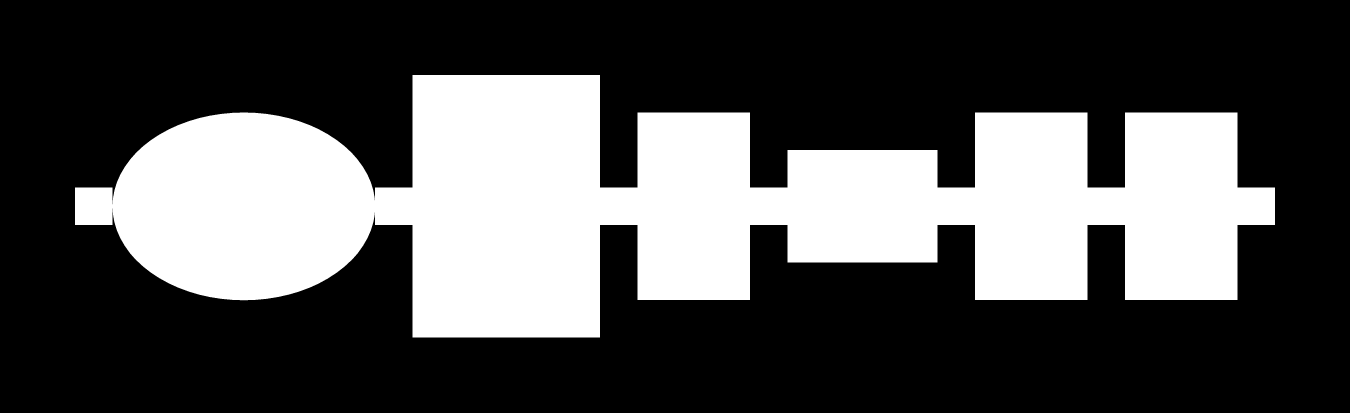
#> input picture WatabouTestModel/watabou_prior_attempts/data/watabou_circular/masks/chapel_of_supremus.png, 5400 x 1650 px (shown at 1/4 size)
$ python -i watabou_transform.py   (imports and definitions only)
#> lines starting #> are read from the running program, lines starting #| are printed output that depends on the picture; after the words box and inside, x2 and y2 are one past the last pixel; in counts of white or black regions, pixels touching at a corner belong together
"""
Reverse-engineer Watabou's coordinate transformation from grid to pixel coordinates.

Strategy:
1. Load the JSON to get room bounds in grid coordinates
2. Use computer vision to detect room regions in the PNG
3. Match rooms based on size ratios and relative positions
4. Solve for the transformation: pixel = grid * scale + offset
"""

import json
import cv2
import numpy as np
from pathlib import Path
from dataclasses import dataclass
from typing import List, Tuple, Optional
import itertools

@dataclass
class GridRoom:
    """Room in grid coordinates from JSON"""
    x: int
    y: int
    w: int
    h: int
    area: int
    is_corridor: bool

    @property
    def center_x(self):
        return self.x + self.w / 2

    @property
    def center_y(self):
        return self.y + self.h / 2

@dataclass
class PixelRegion:
    """Detected region in pixel coordinates"""
    x: int  # left
    y: int  # top
    w: int  # width
    h: int  # height
    area: int
    contour: np.ndarray

    @property
    def center_x(self):
        return self.x + self.w / 2

    @property
    def center_y(self):
        return self.y + self.h / 2


# [114 lines left out: functions load_json_rooms, detect_rooms_contours, detect_rooms_flood_fill, not called in this run]


def detect_rooms_morphology(img_path: str, debug: bool = True) -> List[PixelRegion]:
    """Use morphological operations to find room boundaries"""
#> called with debug = True
    img = cv2.imread(img_path)
#> img is the input picture: shape (1650, 5400, 3); 31.9% white; 1 white region, box (x1, y1, x2, y2) and area: (300, 300, 5100, 1350) 2846420
    gray = cv2.cvtColor(img, cv2.COLOR_BGR2GRAY)
    h, w = gray.shape
#> h = 1650; w = 5400

    # Find dark pixels (walls)
    _, walls = cv2.threshold(gray, 100, 255, cv2.THRESH_BINARY_INV)

    # Dilate walls to close gaps
    kernel = np.ones((5, 5), np.uint8)
    walls_dilated = cv2.dilate(walls, kernel, iterations=2)
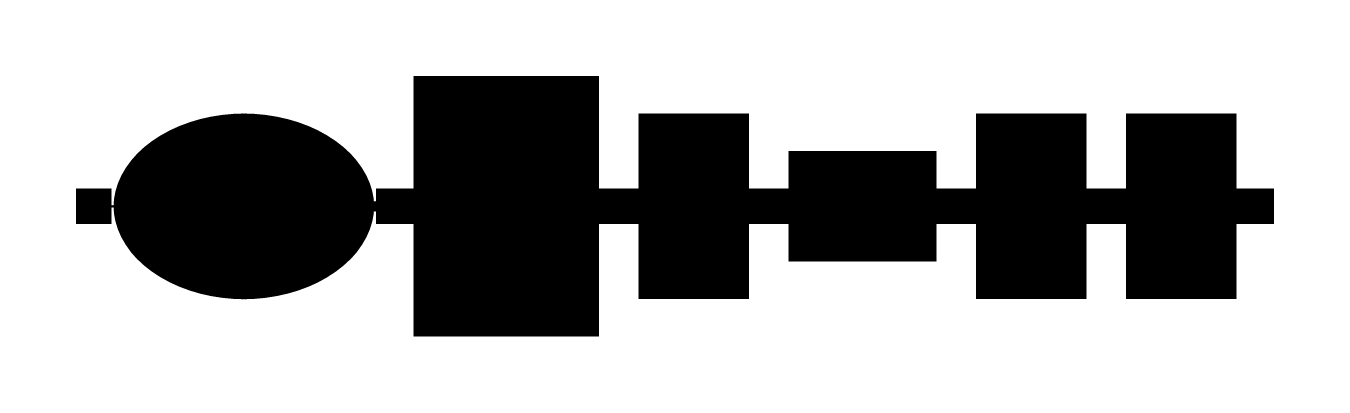
#> walls_dilated: shape (1650, 5400) (shown at 1/4 size); 68.8% white; 1 black region, box (x1, y1, x2, y2) and area: (304, 304, 5096, 1346) 2776204

    # Invert to get floor regions
    floors = cv2.bitwise_not(walls_dilated)

    # Erode to separate connected rooms
    floors_eroded = cv2.erode(floors, kernel, iterations=1)
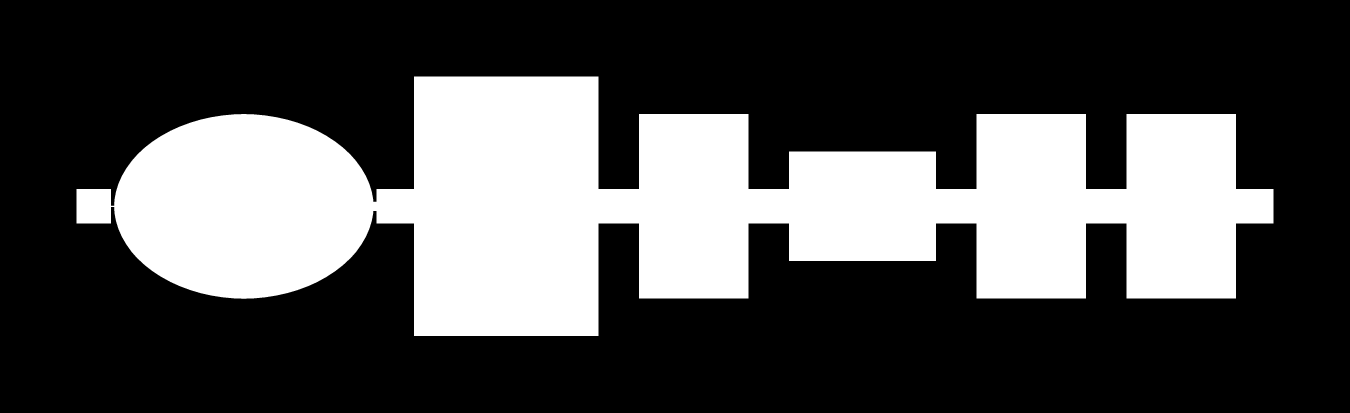
#> floors_eroded: shape (1650, 5400) (shown at 1/4 size); 30.8% white; 1 white region, box (x1, y1, x2, y2) and area: (306, 306, 5094, 1344) 2741144

    if debug:
        cv2.imwrite("debug_walls.png", walls)
        cv2.imwrite("debug_floors.png", floors)
        cv2.imwrite("debug_floors_eroded.png", floors_eroded)

    # Find connected components
    num_labels, labels, stats, centroids = cv2.connectedComponentsWithStats(floors_eroded, connectivity=8)
#> num_labels = 2; stats = [[0, 0, 5400, 1650, 6168856], [306, 306, 4788, 1038, 2741144]]; centroids = [[2726.7, 824.4], [2638.3, 824.6]]

    regions = []
    for i in range(1, num_labels):
        x, y, w_comp, h_comp, area = stats[i]
        if area < 500:
            continue

        mask = (labels == i).astype(np.uint8) * 255
        contours, _ = cv2.findContours(mask, cv2.RETR_EXTERNAL, cv2.CHAIN_APPROX_SIMPLE)

        if contours:
            regions.append(PixelRegion(
                x=x, y=y, w=w_comp, h=h_comp, area=area, contour=contours[0]
            ))
#> this loop made 1 pass
#> after the loop, regions = 1 item

    print(f"Found {len(regions)} regions with morphology method")
#| Found 1 regions with morphology method

    if debug:
        debug_img = img.copy()
        for i, region in enumerate(sorted(regions, key=lambda r: r.area, reverse=True)):
            cv2.rectangle(debug_img, (region.x, region.y),
                         (region.x + region.w, region.y + region.h), (0, 255, 255), 2)
            cv2.putText(debug_img, f"{i}:{region.area}", (region.x + 5, region.y + 20),
                       cv2.FONT_HERSHEY_SIMPLEX, 0.4, (0, 0, 255), 1)
#> this loop made 1 pass
        cv2.imwrite("debug_morph.png", debug_img)
        print("Saved debug_morph.png")

    return regions


# [336 lines left out: functions solve_transformation, solve_transformation_v2, refine_transformation, detect_individual_rooms, analyze_watabou_structure, validate_transformation, not called in this run]


# [19 lines not run here, left out]

>>> result = detect_rooms_morphology('data/watabou_circular/masks/chapel_of_supremus.png')
#> result = 1 item

$ run again, on WatabouTestModel/watabou_prior_attempts/data/watabou_circular/masks/darkwing_house.png
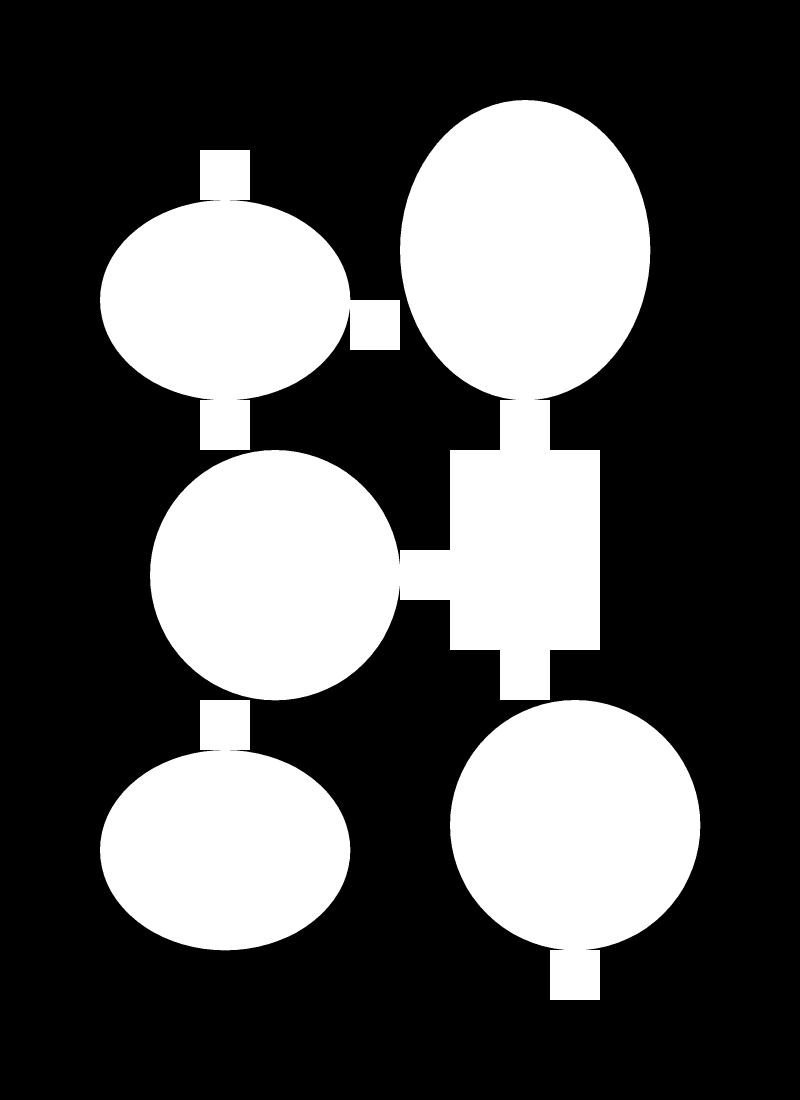
#> input picture WatabouTestModel/watabou_prior_attempts/data/watabou_circular/masks/darkwing_house.png, 2400 x 3300 px (shown at 1/3 size)
#> in detect_rooms_morphology, img is the input picture: shape (3300, 2400, 3); 32.5% white; 4 white regions, box (x1, y1, x2, y2) and area: (450, 300, 1951, 2101) 1310345, (1350, 2100, 2101, 3000) 464712, (300, 450, 1200, 1350) 421430, (300, 2100, 1051, 2851) 376469
#> walls_dilated: shape (3300, 2400); 68.5% white; 4 black regions, box (x1, y1, x2, y2) and area: (454, 304, 1947, 2097) 1274185, (1354, 2104, 2097, 2996) 450904, (304, 454, 1196, 1346) 404518, (304, 2104, 1047, 2847) 363549
#> floors_eroded: shape (3300, 2400); 31% white; 4 white regions, box (x1, y1, x2, y2) and area: (456, 306, 1945, 2095) 1256153, (1356, 2106, 2095, 2994) 444048, (306, 456, 1194, 1344) 396110, (306, 2106, 1045, 2845) 357137
#> in detect_rooms_morphology, `num_labels, labels, stats, centroids = cv2.connectedComponentsWithStat..`:
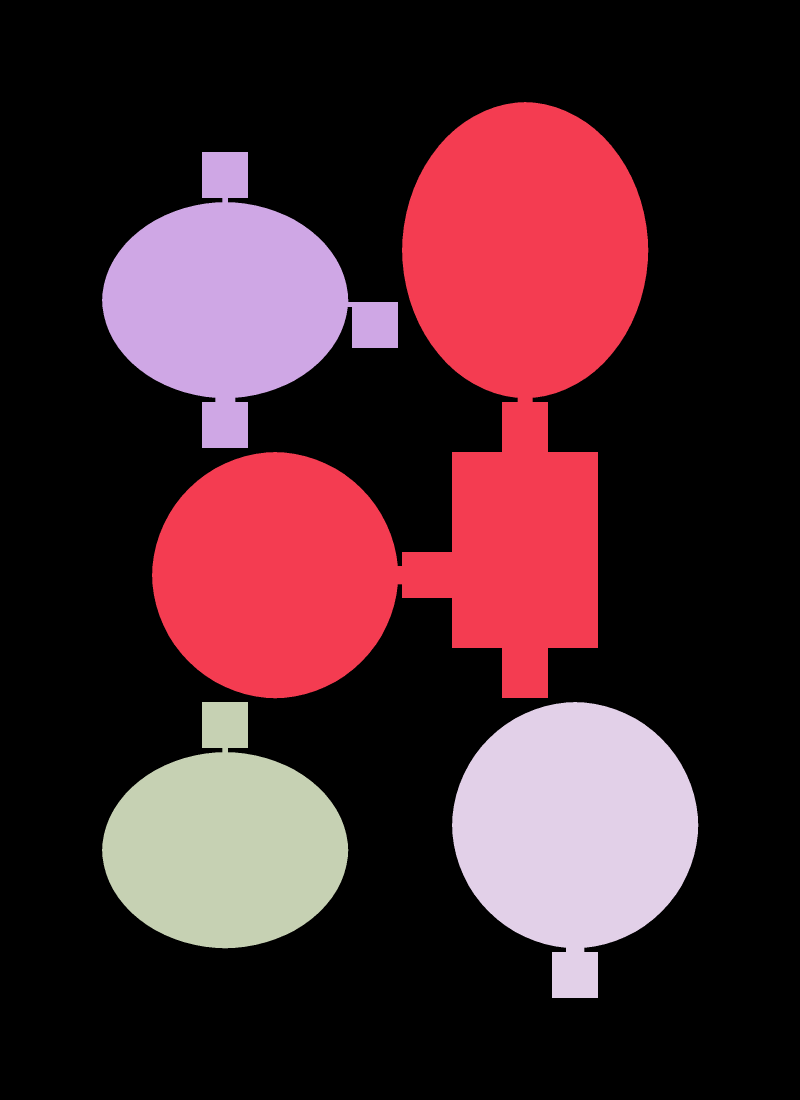
#> labels: shape (3300, 2400) int32 (shown at 1/3 size); 5 distinct labels, from 0 to 4; one colour per label, 0 black
#> num_labels = 5; stats = [[0, 0, 2400, 3300, 5466552], [456, 306, 1489, 1789, 1256153], [306, 456, 888, 888, 396110], [306, 2106, 739, 739, 357137], [1356, 2106, 739, 888, 444048]]; centroids = [[1200.6, 1655.3], [1316.5, 1310.2], [696.8, 903.9], [675, 2529.8], [1725, 2494.8]]
#> the loop in detect_rooms_morphology, `for i in range(1, num_labels):` made 4 passes
#> after the loop in detect_rooms_morphology, `for i in range(1, num_labels):`: regions = 4 items
#| Found 4 regions with morphology method
#> the loop in detect_rooms_morphology, `for i, region in enumerate(sorted(regions, key=lambda r: r.area, rever..` made 4 passes
#> after the loop in detect_rooms_morphology, `for i, region in enumerate(sorted(regions, key=lambda r: r.area, rever..`:
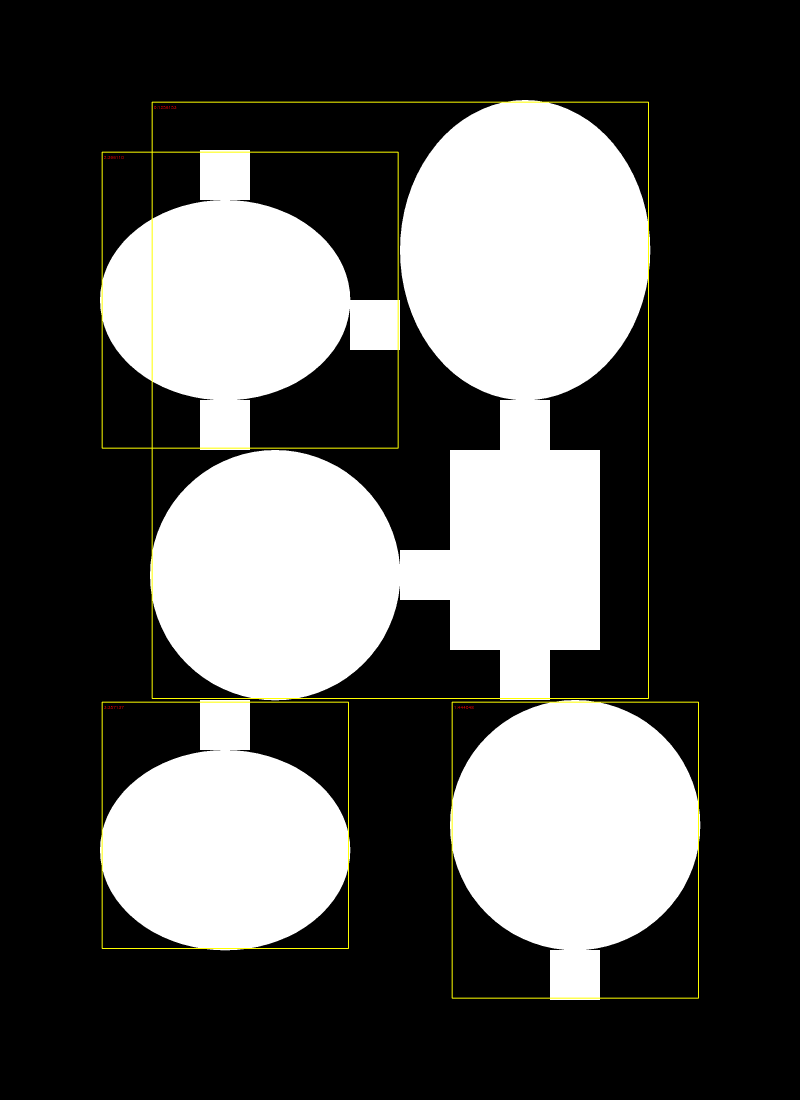
#> debug_img: shape (3300, 2400, 3) (shown at 1/3 size); mean B, G, R 82.6, 84.1, 84.2

$ run again, on WatabouTestModel/watabou_prior_attempts/data/watabou_circular/masks/eternal_sanctum_of_the_blood_savant.png
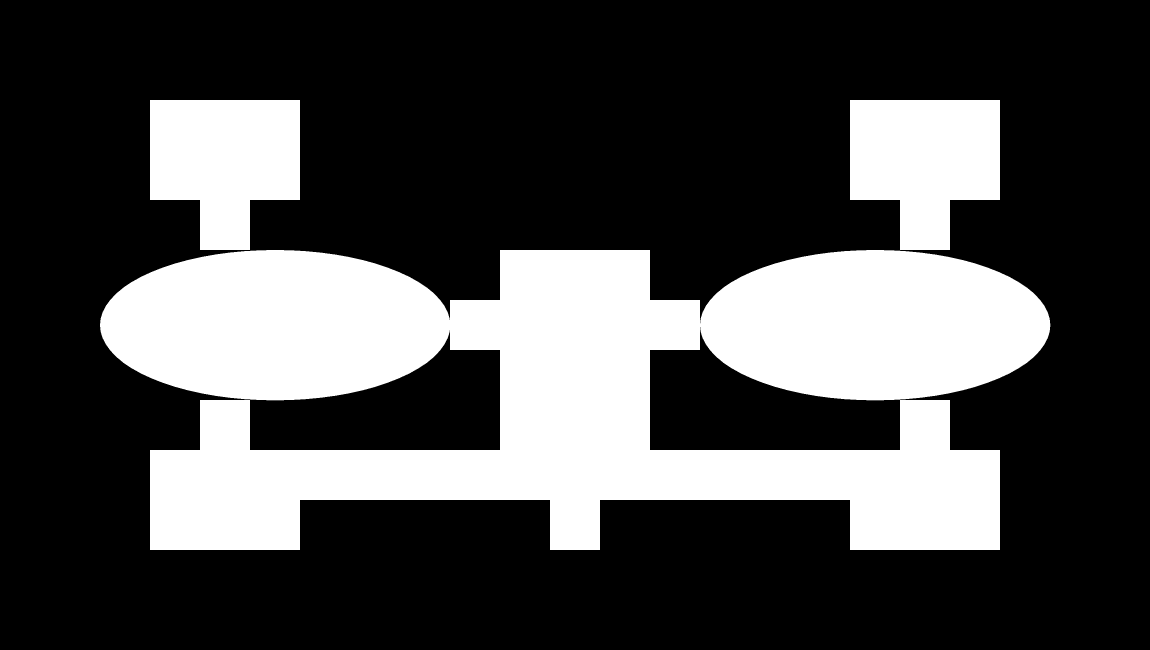
#> input picture WatabouTestModel/watabou_prior_attempts/data/watabou_circular/masks/eternal_sanctum_of_the_blood_savant.png, 3450 x 1950 px (shown at 1/3 size)
#> in detect_rooms_morphology, img is the input picture: shape (1950, 3450, 3); 29.1% white; 3 white regions, box (x1, y1, x2, y2) and area: (300, 750, 3151, 1650) 1643581, (450, 300, 900, 750) 157500, (2550, 300, 3000, 750) 157500
#> walls_dilated: shape (1950, 3450); 72% white; 3 black regions, box (x1, y1, x2, y2) and area: (304, 754, 3147, 1646) 1585157, (454, 304, 896, 746) 150364, (2554, 304, 2996, 746) 150364
#> floors_eroded: shape (1950, 3450); 27.5% white; 4 white regions, box (x1, y1, x2, y2) and area: (307, 756, 2994, 1644) 1202090, (2107, 756, 3144, 1195) 353918, (456, 306, 894, 744) 146844, (2556, 306, 2994, 744) 146844
#> in detect_rooms_morphology, `num_labels, labels, stats, centroids = cv2.connectedComponentsWithStat..`:
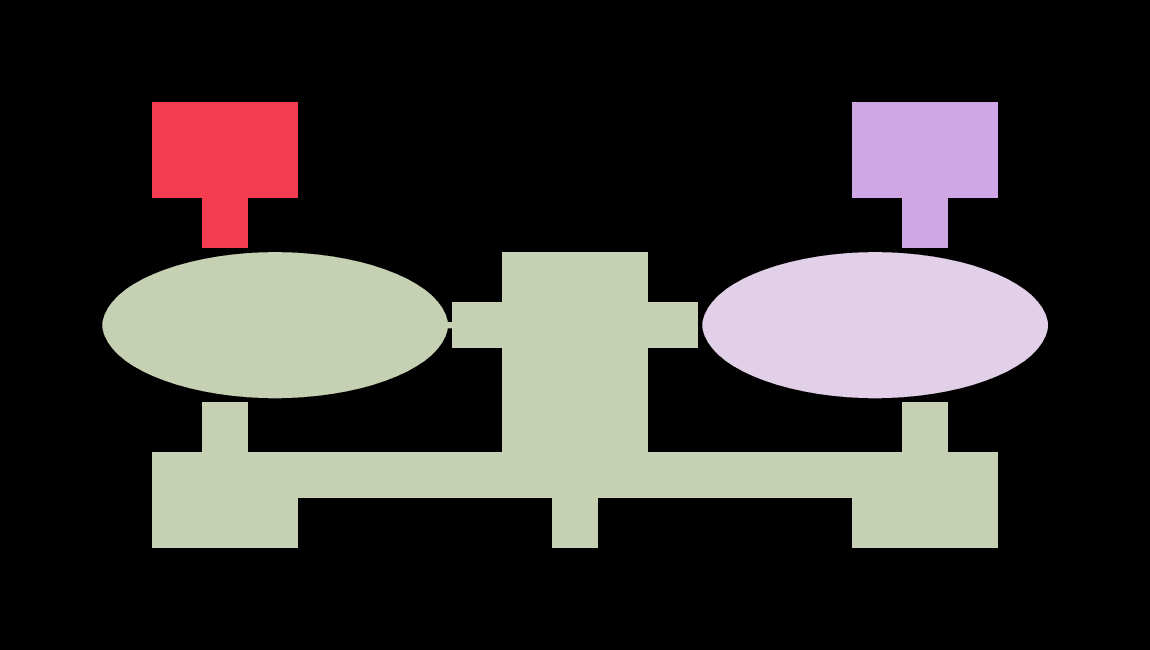
#> labels: shape (1950, 3450) int32 (shown at 1/3 size); 5 distinct labels, from 0 to 4; one colour per label, 0 black
#> num_labels = 5; stats = [[0, 0, 3450, 1950, 4877804], [456, 306, 438, 438, 146844], [2556, 306, 438, 438, 146844], [307, 756, 2687, 888, 1202090], [2107, 756, 1037, 439, 353918]]; centroids = [[1724.4, 946.4], [674.5, 480.4], [2774.5, 480.4], [1459.6, 1209.2], [2625, 975]]
#> the loop in detect_rooms_morphology, `for i in range(1, num_labels):` made 4 passes
#> after the loop in detect_rooms_morphology, `for i in range(1, num_labels):`: regions = 4 items
#| Found 4 regions with morphology method
#> the loop in detect_rooms_morphology, `for i, region in enumerate(sorted(regions, key=lambda r: r.area, rever..` made 4 passes
#> after the loop in detect_rooms_morphology, `for i, region in enumerate(sorted(regions, key=lambda r: r.area, rever..`:
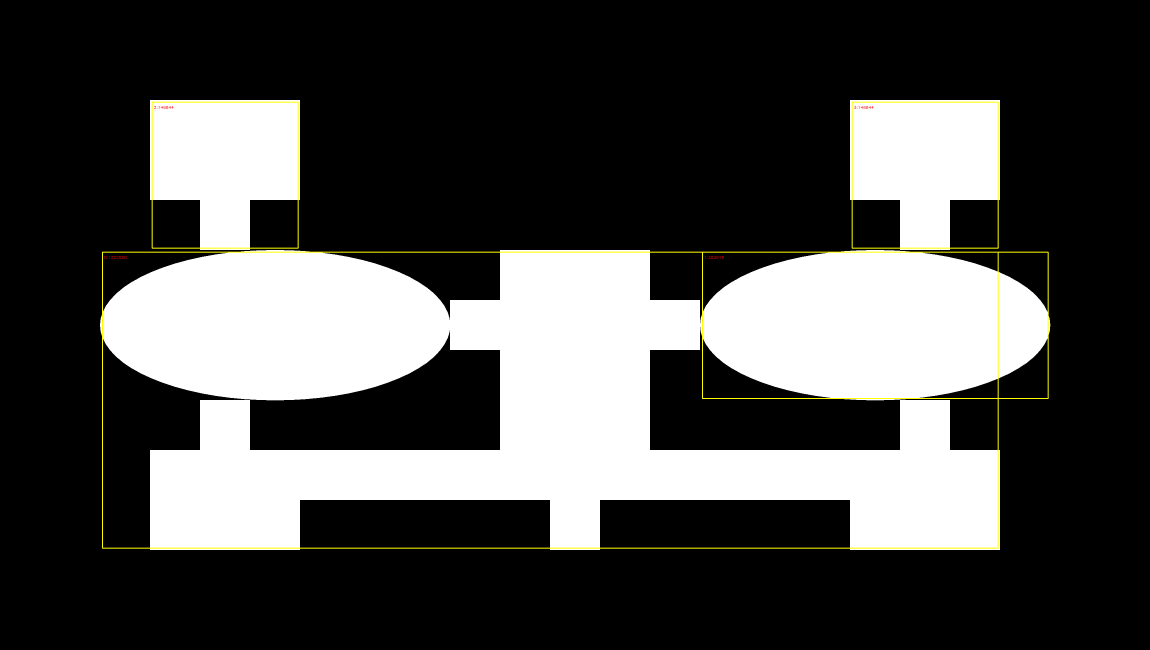
#> debug_img: shape (1950, 3450, 3) (shown at 1/3 size); mean B, G, R 73.6, 75.1, 75.1
